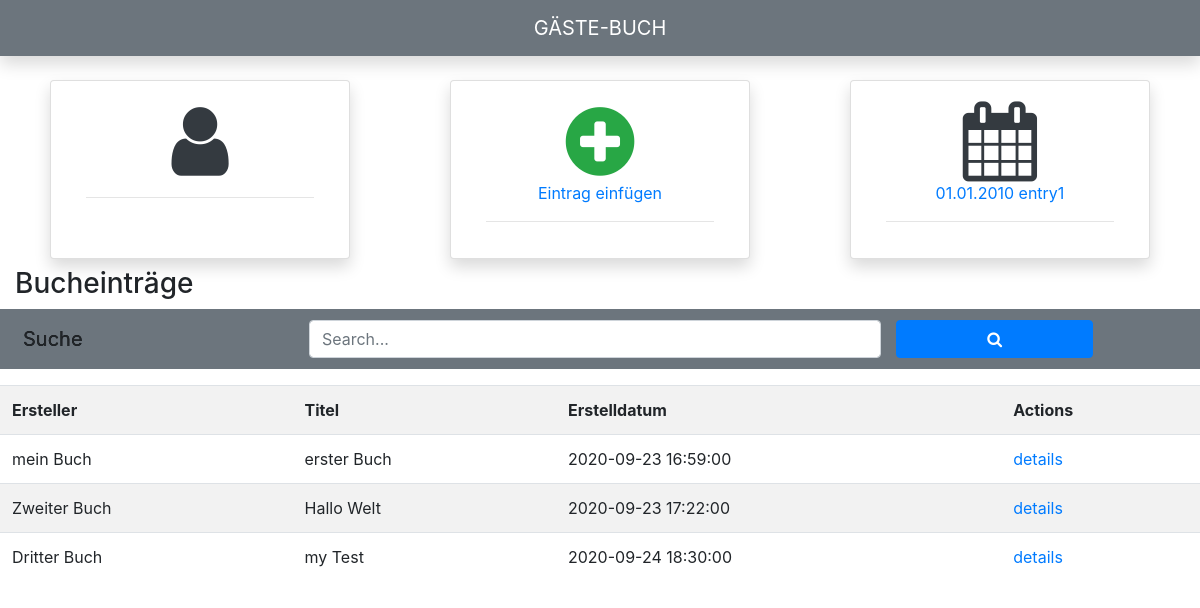
/Template/Pages/Dashboard.php, run on an earlier commit of the app's database.
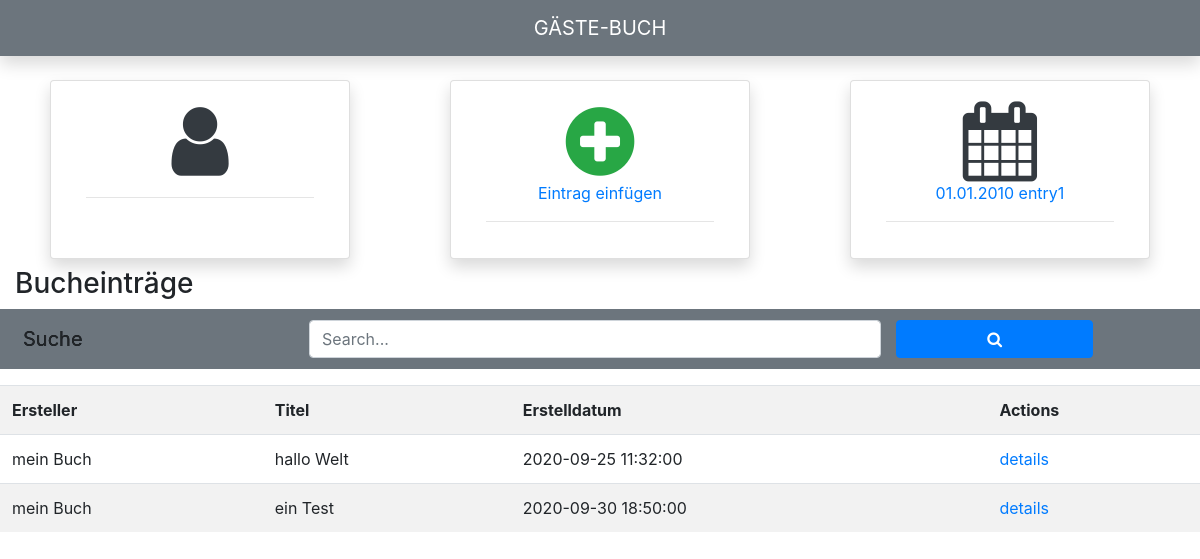
And on a later commit of the database.
### tables this page shows
CREATE TABLE BOOKENTRY
      (ID INTEGER PRIMARY KEY    NOT NULL,
      TITEL           TEXT    NOT NULL,
      CONTENT         TEXT    NOT NULL,
      DATE            DATETIME    NOT NULL ,
      USERID          INT     NOT NULL);

### Model/DBconnexion/DAOBookEntry.php (called while the page is built, shortened)
<?php
require_once($_SERVER["DOCUMENT_ROOT"]."/Online-G-stebuch/Template/Pages/BookEntry.php");
class DAOBookEntry extends DAO implements IDAOBookEntry{
    public function getAll()
    {
        $db = new MyDB();
        $stmt = $db->prepare("SELECT b.id, b.titel,b.content,b.date,b.userid,u.email FROM BOOKENTRY b join USER u on u.id=b.userid");
        $stmt->execute();
        $result = $stmt->fetchAll(PDO::FETCH_CLASS, "BookEntry");
        return $result;
    }
}

### Template/Services/BookEntryService.php (called while the page is built, shortened)
<?php
 require_once $_SERVER["DOCUMENT_ROOT"] . "/Online-G-stebuch/Model/DBconnexion/DAOBookEntry.php";
class BookEntryService
{
    public function getAll()
    {
        $dbService = new DAOBookEntry();
        return $dbService->getAll();
    }
}

### Template/Pages/DashboardController.php (called while the page is built, shortened)
<?php
require_once $_SERVER["DOCUMENT_ROOT"] . "/Online-G-stebuch/Template/Services/BookEntryService.php";
$bookEntryService=new BookEntryService();
$BOOK_ENTRIES=$bookEntryService->getAll();

### Template/Pages/BookEntry.php (called while the page is built, shortened)
<?php
class BookEntry
{
    private $id;
	  private $titel;
    private $content;
    private $date;
	public function __construct() {
        $this->id=intval($this->ID);
        $this->date = $this->DATE;
        $this->content = $this->CONTENT;
        $this->titel = $this->TITEL;
    }
    public function getId(){
		return $this->id;
	  }
	  public function getTitel(){
		return $this->titel;
	  }
	  public function getContent(){
		return $this->content;
    }
    public function getDate(){
		return $this->date;
    }
}
?>

### Template/Pages/Dashboard.php (the view, shortened to what this page needs)
<?php require_once $_SERVER["DOCUMENT_ROOT"] . "/Online-G-stebuch/Template/Pages/DashboardController.php";?>
<?php require_once '../../Template/includes/head.php' ?>
<body>
<?php require_once '../../Template/includes/header2.php' ?>;
<main role="main" class="flex-shrink-0">
   <div class="container-fluid">
<div class="row mt-5 justify-content-around">
    <div class="card shadow border-none col-md-3 m-2">
      <div class="card-body text-center">
        <h1 class="card-title m-auto text-dark"><i class="fa fa-user fa-2x" ></i></h1 >
        <hr>
      </div>
    </div>
    <div class="card shadow border-none col-md-3 m-2">
      <div class="card-body text-center">
        <h1 class="card-title m-auto text-success"><i class="fa fa-plus-circle fa-2x"></i></h1 >
        <a href="addEintrag.php" class="card-link">Eintrag einfügen</a>
        <hr>
      </div>
    </div>
    <div class="card shadow border-none col-md-3 m-2 ">
      <div class="card-body text-center">
        <h1 class="card-title m-auto text-dark"><i class="fa fa-calendar fa-2x"></i></h1 >
        <a href="#" class="card-link">01.01.2010 entry1</a>
         <hr>
      </div>
    </div>
</div>
   <div id="row">
            <h3>Bucheinträge</h3>
            <form class="form-inline row bg-secondary p-2">
            <div class="form-group col-md-9">
               <label  style="text-shadow: 0 0 black; font-size: 20px;"for="search" class="form-control-plaintext col-md-4" >Suche</label>
               <input type="text" class="form-control col-md-8" id="search" placeholder="Search...">
            </div>
            <button type="submit" class="btn btn-primary  col-md-2">
               <i class="fa fa-search"></i>
               </button>
            </form>
      </div>
      <div class="row mt-3">
      <table class="table table-striped">
    <tr>
        <th>Ersteller</th>
        <th>Titel</th>
        <th>Erstelldatum</th>
        <th>Actions</th>
    </tr>
    <?php
                foreach ($BOOK_ENTRIES as $value) {
                  echo "<tr>";
                  echo "<td>". $value->getTitel()."</td>";
                  echo "<td>".$value->getContent()."</td>";
                  echo "<td>". date("Y-m-d H:i:s", strtotime($value->getDate()))."</td>";
                  echo "<td><a href='eintragdetails.php?id=".$value->getId()."'>details</a></td>";
                  echo "</tr>";
               }
                ?>
</table>
      </div>
   </div>
</main>
</body>

### Template/Includes/head.php (shortened to what this page needs)
<!DOCTYPE html>
<html lang="de">
  <head>
    <link rel="stylesheet" href="https://stackpath.bootstrapcdn.com/bootstrap/4.5.2/css/bootstrap.min.css">
    <link href="https://stackpath.bootstrapcdn.com/font-awesome/4.7.0/css/font-awesome.min.css" rel="stylesheet">
</head>

### Template/Includes/header2.php
<nav class="navbar navbar-expand-md navbar-dark fixed-top bg-secondary shadow">
    <a class="navbar-brand m-auto" href="#">GÄSTE-BUCH</a>
  </nav>

What changed in the data, as far as the page shows it:
no longer on this page (row edited): bookentry: TITEL "Zweiter Buch", CONTENT "Hallo Welt", DATE "2020-09-23 17:22:00"
changed bookentry: CONTENT "erster Buch" → "hallo Welt"; DATE "2020-09-23 16:59:00" → "2020-09-25 11:32:00"
changed bookentry: TITEL "Dritter Buch" → "mein Buch"; CONTENT "my Test" → "ein Test"; DATE "2020-09-24 18:30:00" → "2020-09-30 18:50:00"
